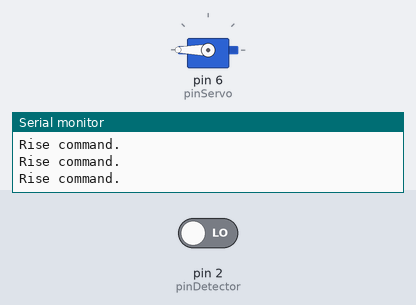
The sketch below on a simulated Arduino Uno, built with avr-gcc and run on an emulated ATmega328P. Parts: servo, the last lines printed to the serial monitor. The test bench sets the inputs (shaded band); at power-on: pin 2 (pinDetector) LOW.

Above: at 1.7 s.
1.8 s: pin 2 (pinDetector) driven HIGH
At 2.3 s:
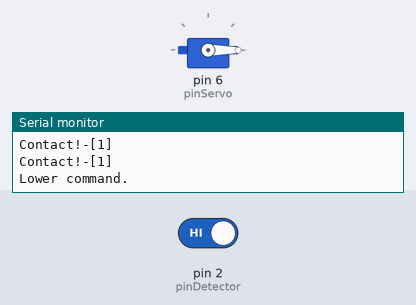
3.3 s: pin 2 (pinDetector) driven LOW
At 3.8 s:
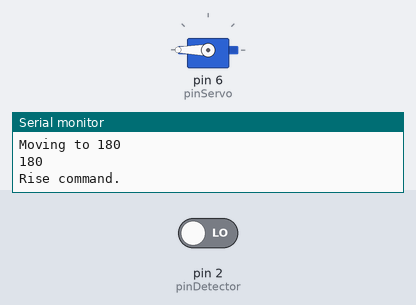
Timing chart, 0 to 6.3 s (numbered marks = the images above; inputs shaded):
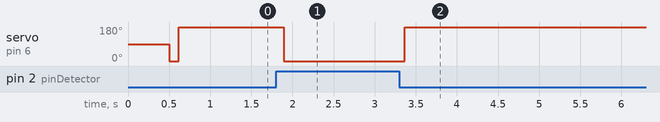

The sketch:

IRbase.ino
```cpp
#include <IRremote.h> //An IR LED must be connected to Arduino PWM pin 3.
#include <Servo.h>

const int pinLed = 13;
const int pinServo = 6;
const int pinDetector = 2;
const int pinPowerFeed = 8;
const int SerialBaud = 19200; //UART port speed

unsigned long connectorStartTime;
int rised=180;
int connected=0;
int position=connected;

Servo connector;
IRsend irsend;

void initPins() {
    Serial.begin(SerialBaud);
	pinMode(pinPowerFeed, OUTPUT);

	pinMode(pinDetector, INPUT);
	digitalWrite(pinDetector, LOW);
}

void setup() {
	initPins();
	connector.attach(pinServo); delay(500);
	connectorStartTime = millis();
	moveConnector(connected);
}

void loop() {
	digitalWrite(pinLed, HIGH);
	irsend.sendSony(0xa90, 12);
	delay(30);
	digitalWrite(pinLed, LOW);
	delay(20);

	runConnection();
}

void runConnection () {
	if (isContact()) {
		lowerConnector ();
		delay(200);
	}
	if (!isContact()) {
		riseConnector ();
		delay(200);
	}
}

bool isContact(){
	bool value=digitalRead(pinDetector);
	if (value){
		Serial.println((String) "Contact!-["+value+"]");
		return true;
	}
return false;
}

void riseConnector () {
	Serial.println("Rise command.");
	if (position == connected) {
		position=rised;
		moveConnector(position);
		Serial.println(position);
	}
}

void lowerConnector () {
	Serial.println("Lower command.");
    if (position == rised) {
		position=connected;
		moveConnector(position);
		Serial.println(position);
    }
}

void moveConnector (int deg) {
	Serial.println((String) "Moving to "+deg);
  connector.write(deg);
  connectorStartTime = millis();
  //connector.detach();
}
```

Measured:
- after the input at 1.8 s, servo on pin 6 (pinServo): 180° → 0° after 0.09 s
- after the input at 3.3 s, servo on pin 6 (pinServo): 0° → 180° after 0.07 s
